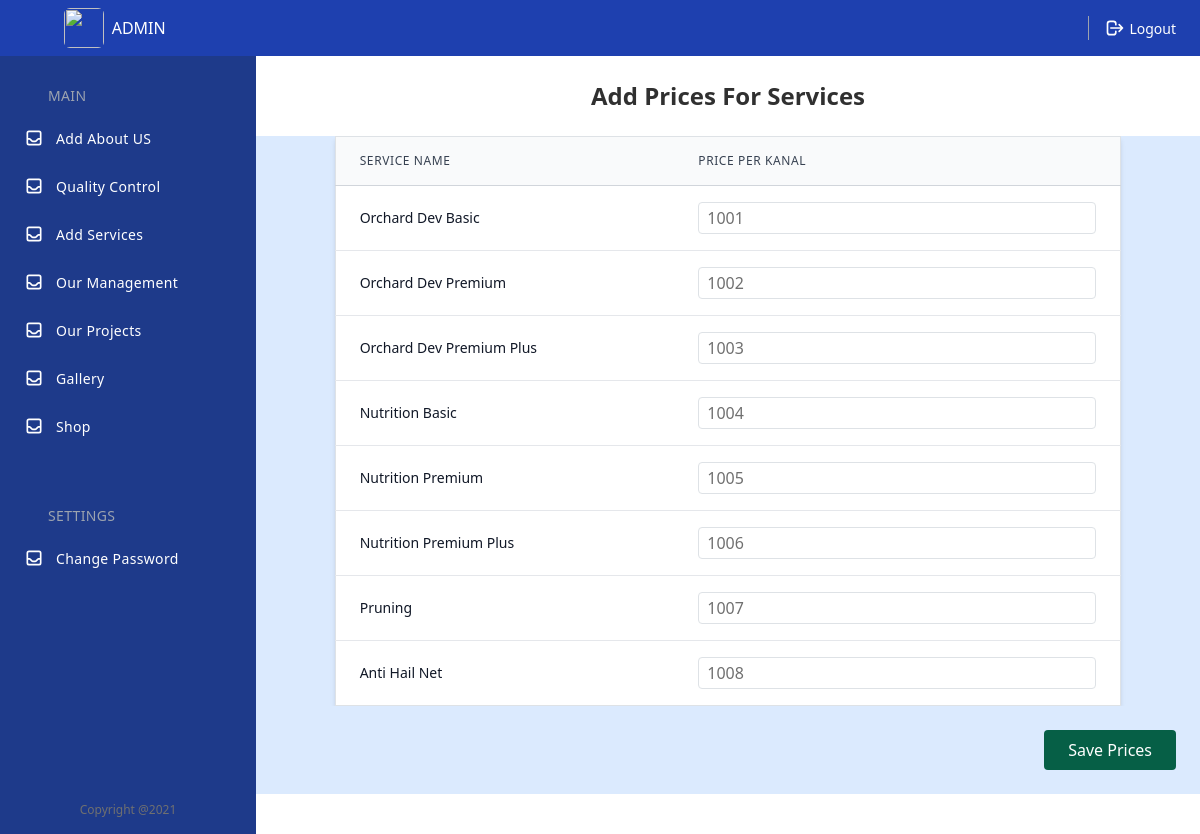
The page /admin/adminhome.php?page=Shop (signed in) on the database its author committed.
### tables this page shows
CREATE TABLE `shop` (
  `service_id` int(11) NOT NULL,
  `service_name` text NOT NULL,
  `service_price` int(11) NOT NULL
);

### admin/shop.php (the view, shortened to what this page needs)
<!DOCTYPE html>
<html lang="en">
<head>
    <link href="https://cdn.jsdelivr.net/npm/tailwindcss@2.2.19/dist/tailwind.min.css" rel="stylesheet">
</head>
<body class="bg-blue-100">
    <h1 class="bg-white flex justify-center text-2xl font-bold px-2 py-4">Add Prices For Services</h1>
    <?php
    include "../dbConnection.php";
    $query = "SELECT * FROM shop";
    $result = mysqli_query($conn, $query);
    ?>
    <form method="post" action="" class="bg-blue-100">
        <div class="overflow-x-auto">
            <table class="w-5/6 bg-slate-400 border border-gray-300 divide-y divide-gray-300 shadow-md m-auto">
                <thead class="bg-gray-50">
                    <tr>
                        <th class="px-6 py-3 text-left text-xs font-medium text-gray-700 uppercase tracking-wider">Service Name</th>
                        <th class="px-6 py-3 text-left text-xs font-medium text-gray-700 uppercase tracking-wider">Price Per kanal</th>
                    </tr>
                </thead>
                <tbody class="bg-white divide-y divide-gray-200">
                    <?php while ($row = mysqli_fetch_assoc($result)): ?>
                        <tr class="hover:bg-gray-100">
                            <td class="px-6 py-3 text-sm text-gray-900"><?php echo htmlspecialchars($row['service_name']); ?></td>
                            <td class="px-6 py-3">
                                <input type="number" name="<?php echo htmlspecialchars($row['service_name']); ?>" value="<?php echo htmlspecialchars($row['service_price']); ?>" step="0.01" required class="w-full px-2 py-1 border rounded">
                            </td>
                        </tr>
                    <?php endwhile; ?>
                </tbody>
            </table>
        </div>
        <div class="flex justify-end pr-20 p-4">
            <button type="submit" class="bg-green-800 px-4 py-2 text-white rounded border-0 hover:bg-green-600" name="submit">Save Prices</button>
        </div>
    </form>
</body>
</html>

### style.css (style rules this page uses)
* { margin: 0; padding: 0; }
body { font-family: "Dosis", sans-serif; font-size: 16px; color: #707070; }
h1, h2, h3, h4, h5, h6 { color: #303030; line-height: 1.3; font-weight: 500; }
.bg-white { background-color: #ffffff !important; }
.font-bold { font-weight: 700; }

### css/classy-nav.css (style rules this page uses)
* { margin: 0; padding: 0; }
body { font-family: "Roboto", sans-serif; }

### rows shown on the page
shop: service_name "Orchard Dev Basic", service_price "1001"
shop: service_name "Orchard Dev Premium", service_price "1002"
shop: service_name "Orchard Dev Premium Plus", service_price "1003"
shop: service_name "Nutrition Basic", service_price "1004"
shop: service_name "Nutrition Premium", service_price "1005"
shop: service_name "Nutrition Premium Plus", service_price "1006"
shop: service_name "Pruning", Pruning "1007"
shop: service_name "Anti Hail Net", service_price "1008"

### other values the page prints
$item "Quality Control Add Services Our Management Our Projects Gallery Shop Change Password"
